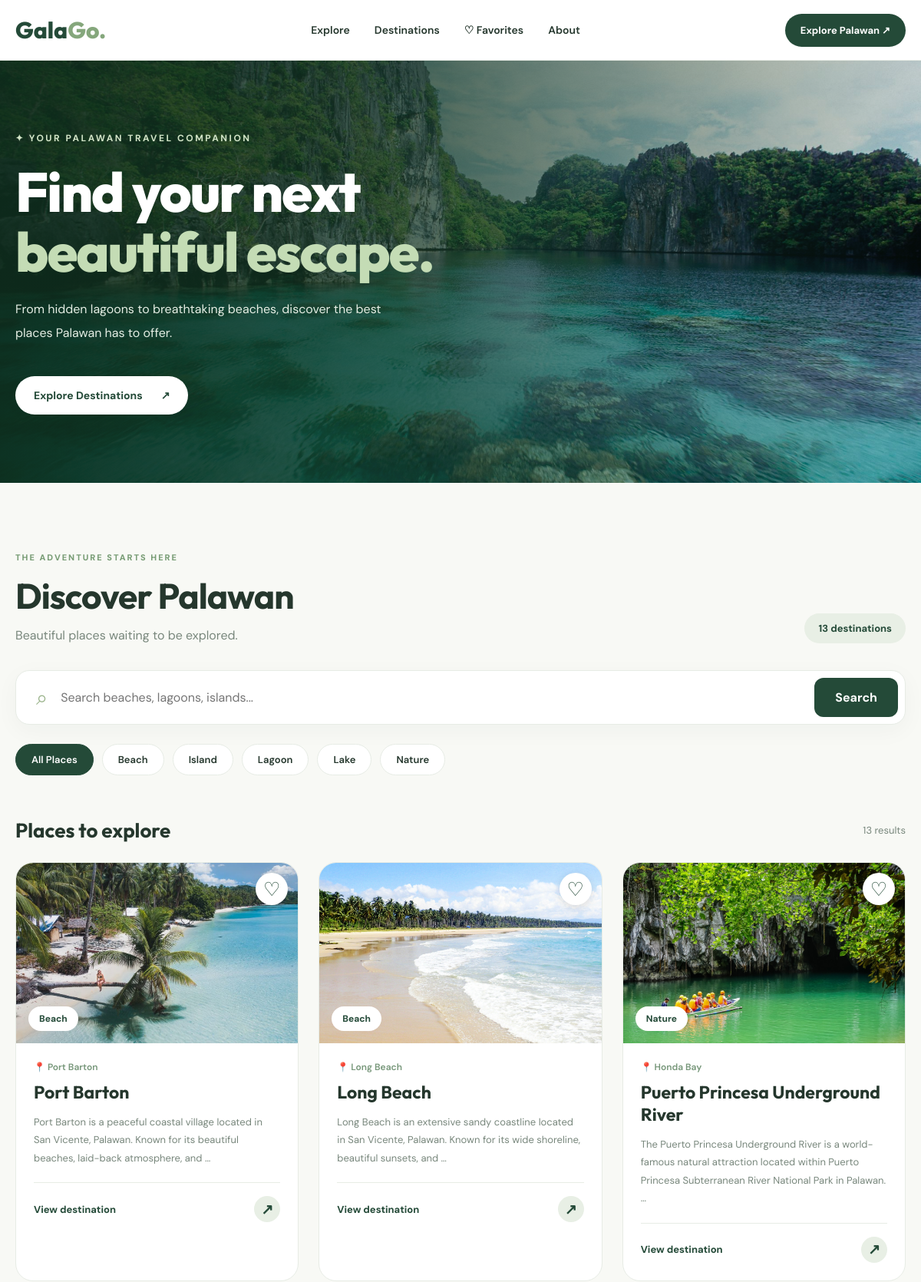
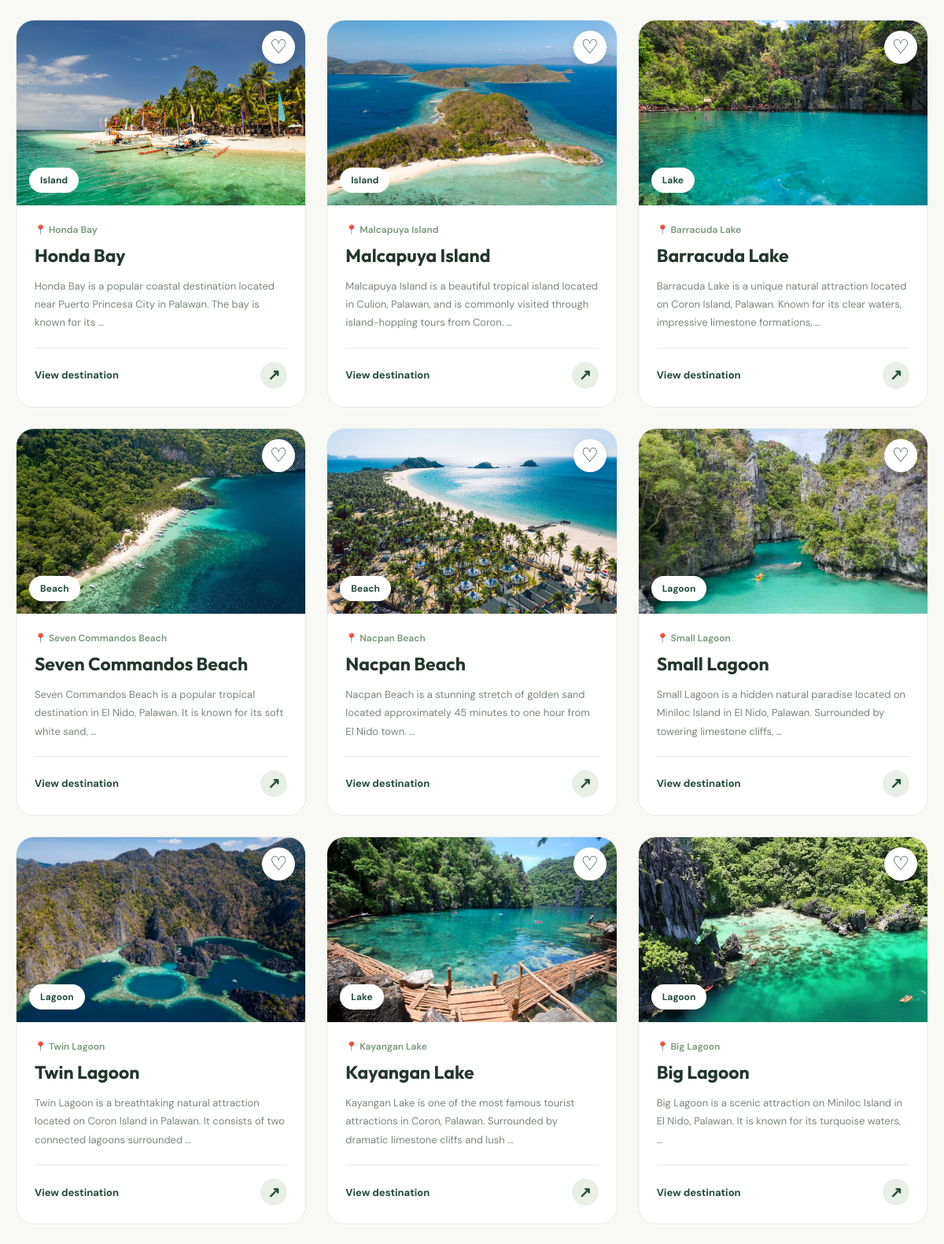
The page / (upper part) on the database its author committed (2 pictures, top to bottom).
### tourism/models.py (models this page shows, shortened)
class Category(models.Model):
    name = models.CharField(max_length=100, unique=True)
    description = models.TextField(blank=True)

class TouristSpot(models.Model):
    name = models.CharField(max_length=150)
    description = models.TextField()
    category = models.ForeignKey(
        Category,
        on_delete=models.PROTECT
    )
    location = models.ForeignKey(
        Location,
        on_delete=models.PROTECT
    )
    image = models.ImageField(
        upload_to="tourist_spots/",
        blank=True,
        null=True
    )
    created_at = models.DateTimeField(auto_now_add=True)

class Location(models.Model):
    name = models.CharField(max_length=150)
    address = models.CharField(max_length=255)
    latitude = models.DecimalField(
        max_digits=10,
        decimal_places=7
    )
    longitude = models.DecimalField(
        max_digits=10,
        decimal_places=7
    )

### tourism/views.py (the view, shortened to what this page needs)
def home(request):
    spots = TouristSpot.objects.select_related(
        "category",
        "location"
    ).order_by("-created_at")
    categories = Category.objects.all().order_by("name")
    query = request.GET.get("q", "").strip()
    category_id = request.GET.get("category", "").strip()
    if category_id.isdigit():
        spots = spots.filter(
            category_id=int(category_id)
        )
    return render(
        request,
        "tourism/home.html",
        {
            "spots": spots,
            "categories": categories,
            "query": query,
            "selected_category": category_id,
            "spot_count": TouristSpot.objects.count(),
        }
    )

### templates/tourism/home.html (shortened to what this page needs)
{% extends "base.html" %}
{% block content %}
{% if request.resolver_match.url_name != "favorites" %}
<section class="hero">
    <div class="container hero-content">
        <div class="hero-copy">
            <span class="hero-eyebrow">
                ✦ YOUR PALAWAN TRAVEL COMPANION
            </span>
            <h1>
                Find your next
                <em>beautiful escape.</em>
            </h1>
            <p>
                From hidden lagoons to breathtaking
                beaches, discover the best places
                Palawan has to offer.
            </p>
            <a href="#destinations" class="hero-button">
                Explore Destinations
                <span>↗</span>
            </a>
        </div>
    </div>
</section>
{% endif %}
<section class="explore" id="destinations">
    <div class="container">
        {% if request.resolver_match.url_name == "favorites" %}
            <div class="favorites-heading">
                <span class="eyebrow">
                    YOUR SAVED DESTINATIONS
                </span>
                <h1>My Favorites ♡</h1>
                <p>
                    Your favorite places in Palawan,
                    all in one place.
                </p>
            </div>
        {% else %}
            <div class="section-top">
                <div>
                    <span class="eyebrow">
                        THE ADVENTURE STARTS HERE
                    </span>
                    <h2>Discover Palawan</h2>
                    <p>
                        Beautiful places waiting to be explored.
                    </p>
                </div>
                <span class="spot-count">
                    {{ spot_count }} destinations
                </span>
            </div>
            <form
                method="GET"
                action="{% url 'home' %}"
                class="search-box"
            >
                <span class="search-icon">⌕</span>
                <input
                    type="text"
                    name="q"
                    value="{{ query }}"
                    placeholder="Search beaches, lagoons, islands..."
                >
                <button type="submit">Search</button>
            </form>
            <div class="category-row">
                <a
                    href="{% url 'home' %}#destinations"
                    class="category-chip {% if not selected_category %}selected{% endif %}"
                >
                    All Places
                </a>
                {% for category in categories %}
                    <a
                        href="?category={{ category.pk }}#destinations"
                        class="category-chip {% if selected_category == category.pk|stringformat:'s' %}selected{% endif %}"
                    >
                        {{ category.name }}
                    </a>
                {% endfor %}
            </div>
        {% endif %}
        <div class="results-heading">
            <h3>
                {% if request.resolver_match.url_name == "favorites" %}
                    Saved destinations
                {% else %}
                    Places to explore
                {% endif %}
            </h3>
            <span id="results-count">
                {% if request.resolver_match.url_name == "favorites" %}
                    0 saved
                {% else %}
                    {{ spots|length }} results
                {% endif %}
            </span>
        </div>
        <div class="destination-grid" id="destination-grid">
            {% for spot in spots %}
                <div
                    class="favorite-card-wrapper"
                    data-spot-id="{{ spot.pk }}"
                >
                    <a
                        href="{% url 'spot_detail' spot.pk %}"
                        class="destination-card"
                    >
                        <div class="card-image">
                            {% if spot.image %}
                                <img
                                    src="{{ spot.image.url }}"
                                    alt="{{ spot.name }}"
                                    loading="lazy"
                                >
                            {% else %}
                                <div class="image-placeholder">
                                    <span>🌴</span>
                                    <small>Discover Palawan</small>
                                </div>
                            {% endif %}
                            <span class="card-category">
                                {{ spot.category.name }}
                            </span>
                        </div>
                        <div class="card-body">
                            <div class="card-location">
                                📍 {{ spot.location.name }}
                            </div>
                            <h3>{{ spot.name }}</h3>
                            <p>
                                {{ spot.description|truncatewords:20 }}
                            </p>
                            <div class="card-bottom">
                                <span>View destination</span>
                                <span class="arrow-circle">↗</span>
                            </div>
                        </div>
                    </a>
                    <button
                        type="button"
                        class="favorite-button"
                        data-favorite-id="{{ spot.pk }}"
                        data-spot-name="{{ spot.name }}"
                        aria-label="Save {{ spot.name }} to favorites"
                        aria-pressed="false"
                        title="Save to Favorites"
                    >
                    </button>
                </div>
            {% endfor %}
        </div>
    </div>
</section>
{% endblock %}

### templates/base.html (shortened to what this page needs)
{% load static %}
<!DOCTYPE html>
<html lang="en">
<head>
    <link
        rel="stylesheet"
        href="{% static 'css/style.css' %}"
    >
</head>
<body>
<header class="header">
    <div class="container header-inner">
        <a href="{% url 'home' %}" class="logo">
            Gala<span>Go.</span>
        </a>
        <nav class="desktop-nav">
            <a href="{% url 'home' %}">
                Explore
            </a>
            <a href="{% url 'home' %}#destinations">
                Destinations
            </a>
            <a href="{% url 'favorites' %}">
                ♡ Favorites
            </a>
            <a href="{% url 'home' %}#about">
                About
            </a>
        </nav>
        <div class="header-actions">
            <a
                href="{% url 'home' %}#destinations"
                class="nav-button"
            >
                Explore Palawan ↗
            </a>
        </div>
    </div>
</header>
<main>
    {% block content %}
    {% endblock %}
</main>
</body>
</html>

### templates/base.html (style rules this page uses)
.header .desktop-nav { display: flex; align-items: center; gap: 32px; }
.header-actions { display: flex; align-items: center; justify-content: flex-end; }
.header-actions .nav-button { white-space: nowrap; }

### templates/tourism/home.html (style rules this page uses)
.favorite-card-wrapper { position: relative; min-width: 0; }
.favorite-card-wrapper .destination-card { display: block; height: 100%; }
.favorite-button { position: absolute; top: 14px; right: 14px; z-index: 5; width: 42px; height: 42px; display: flex; align-items: center; justify-content: center; background: white; color: #244b38; border: none; border-radius: 50%; box-shadow: 0 3px 12px rgba(0, 0, 0, 0.12); cursor: pointer; font-size: 25px; line-height: 1; transition: all 0.2s ease; }

### rows shown on the page
Category: name "Beach"
Category: name "Island"
Category: name "Lagoon"
Category: name "Lake"
Category: name "Nature"
TouristSpot: image (picture), category.name "Beach", location.name "Port Barton", name "Port Barton", description "Port Barton is a peaceful coastal village located in San Vicente, Palawan. Known for its beautiful beaches, laid-back atmosphere, and …"
TouristSpot: image (picture), category.name "Beach", location.name "Long Beach", name "Long Beach", description "Long Beach is an extensive sandy coastline located in San Vicente, Palawan. Known for its wide shoreline, beautiful sunsets, and …"
TouristSpot: image (picture), category.name "Nature", location.name "Honda Bay", name "Puerto Princesa Underground River", description "The Puerto Princesa Underground River is a world-famous natural attraction located within Puerto Princesa Subterranean River National Park in Palawan. …"
TouristSpot: image (picture), category.name "Island", location.name "Honda Bay", name "Honda Bay", description "Honda Bay is a popular coastal destination located near Puerto Princesa City in Palawan. The bay is known for its …"
TouristSpot: image (picture), category.name "Island", location.name "Malcapuya Island", name "Malcapuya Island", description "Malcapuya Island is a beautiful tropical island located in Culion, Palawan, and is commonly visited through island-hopping tours from Coron. …"
TouristSpot: image (picture), category.name "Lake", location.name "Barracuda Lake", name "Barracuda Lake", description "Barracuda Lake is a unique natural attraction located on Coron Island, Palawan. Known for its clear waters, impressive limestone formations, …"
TouristSpot: image (picture), category.name "Beach", location.name "Seven Commandos Beach", name "Seven Commandos Beach", description "Seven Commandos Beach is a popular tropical destination in El Nido, Palawan. It is known for its soft white sand, …"
TouristSpot: image (picture), category.name "Beach", location.name "Nacpan Beach", name "Nacpan Beach", description "Nacpan Beach is a stunning stretch of golden sand located approximately 45 minutes to one hour from El Nido town. …"
TouristSpot: image (picture), category.name "Lagoon", location.name "Small Lagoon", name "Small Lagoon", description "Small Lagoon is a hidden natural paradise located on Miniloc Island in El Nido, Palawan. Surrounded by towering limestone cliffs, …"
TouristSpot: image (picture), category.name "Lagoon", location.name "Twin Lagoon", name "Twin Lagoon", description "Twin Lagoon is a breathtaking natural attraction located on Coron Island in Palawan. It consists of two connected lagoons surrounded …"
TouristSpot: image (picture), category.name "Lake", location.name "Kayangan Lake", name "Kayangan Lake", description "Kayangan Lake is one of the most famous tourist attractions in Coron, Palawan. Surrounded by dramatic limestone cliffs and lush …"
TouristSpot: image (picture), category.name "Lagoon", location.name "Big Lagoon", name "Big Lagoon", description "Big Lagoon is a scenic attraction on Miniloc Island in El Nido, Palawan. It is known for its turquoise waters, …"

### other values the page prints
{{ spot_count }} "13"
{{ spots|length }} "13"
